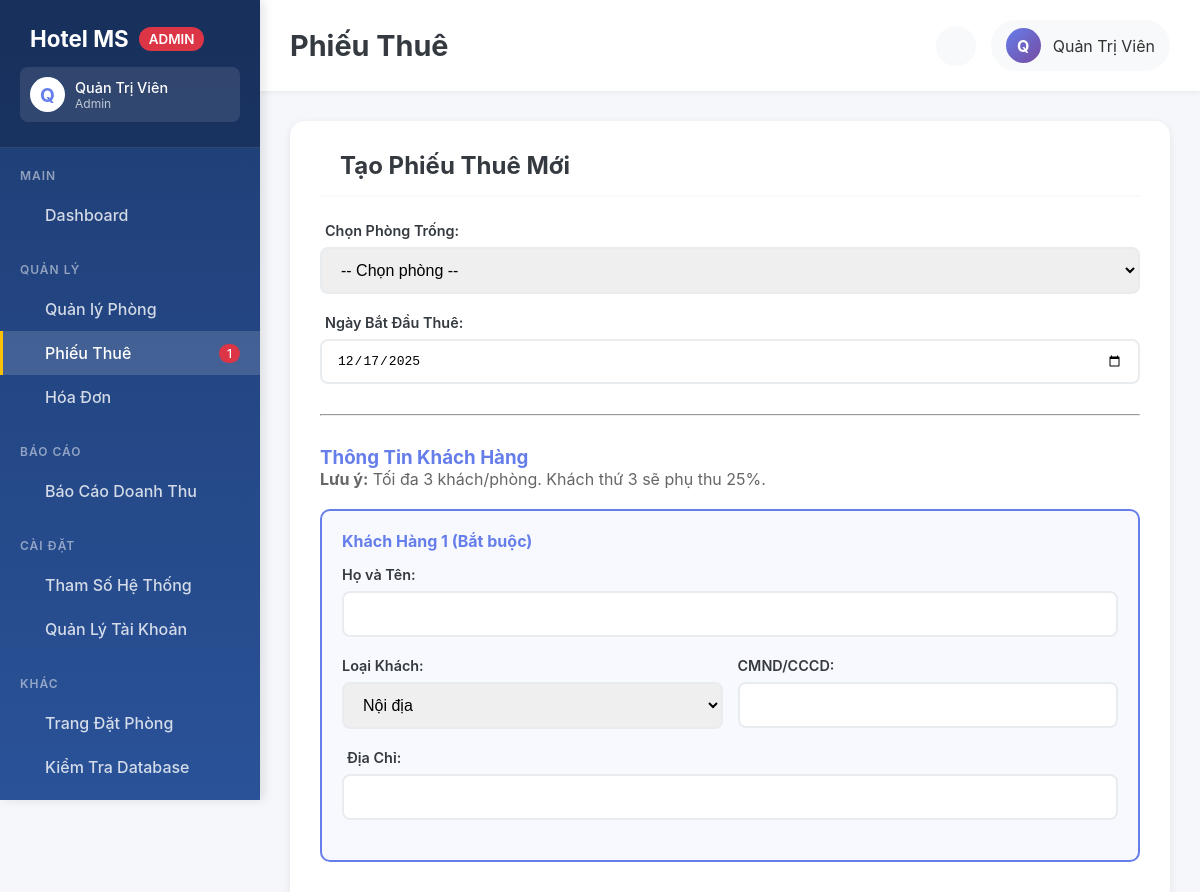
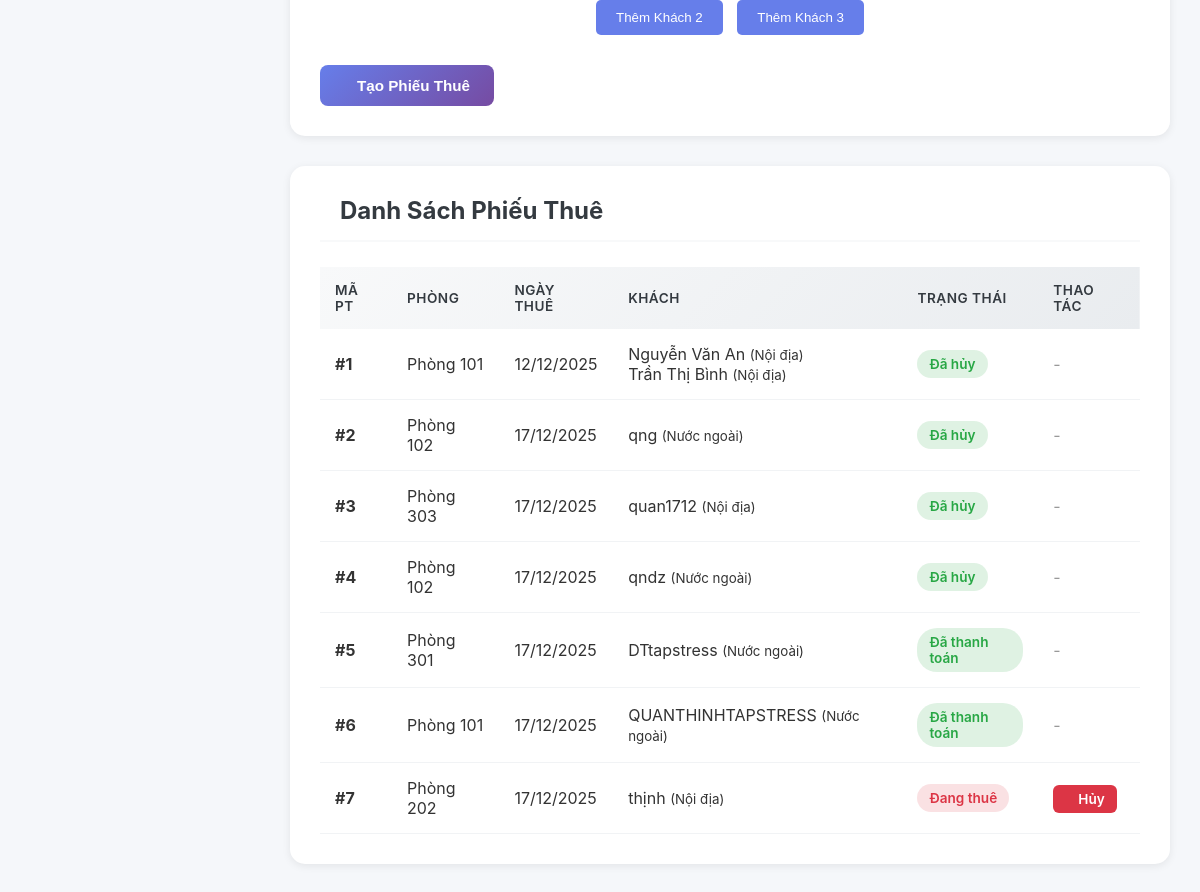
The app's page /admin/phieu-thue.php (signed in) with its own data (2 pictures, top to bottom).
### tables this page shows
CREATE TABLE THAMSO (
TenThamSo TEXT PRIMARY KEY,
GiaTri REAL NOT NULL,
MoTa TEXT
);

CREATE TABLE PHIEUTHUE (
MaPhieuThue INTEGER PRIMARY KEY AUTOINCREMENT,
MaPhong INTEGER NOT NULL,
MaKhachHangUser INTEGER,
NgayBatDauThue DATE NOT NULL DEFAULT (date('now')),
SoDem INTEGER NOT NULL DEFAULT 1 CHECK(SoDem BETWEEN 1 AND 14),
TinhTrangPhieu TEXT DEFAULT 'Đang thuê' CHECK(TinhTrangPhieu IN ('Đang thuê', 'Đã thanh toán', 'Đã hủy')),
FOREIGN KEY (MaPhong) REFERENCES PHONG(MaPhong) ON DELETE RESTRICT ON UPDATE CASCADE,
FOREIGN KEY (MaKhachHangUser) REFERENCES KHACHHANG_USERS(MaKhachHangUser) ON DELETE SET NULL ON UPDATE CASCADE
);

CREATE TABLE PHONG (
MaPhong INTEGER PRIMARY KEY AUTOINCREMENT,
SoPhong TEXT NOT NULL UNIQUE,
MaLoaiPhong INTEGER NOT NULL,
TinhTrang TEXT DEFAULT 'Trống' CHECK(TinhTrang IN ('Trống', 'Đã thuê')),
GhiChu TEXT,
FOREIGN KEY (MaLoaiPhong) REFERENCES LOAIPHONG(MaLoaiPhong) ON DELETE RESTRICT ON UPDATE CASCADE
);

CREATE TABLE KHACHHANG (
MaKhachHang INTEGER PRIMARY KEY AUTOINCREMENT,
TenKhach TEXT NOT NULL,
LoaiKhach TEXT NOT NULL CHECK(LoaiKhach IN ('Nội địa', 'Nước ngoài')),
CMND TEXT UNIQUE,
DiaChi TEXT
);

### config/database.php (called while the page is built, shortened)
<?php
class Database {
    private $db_file;
    private $conn;
    public function __construct() {
        $this->db_file = __DIR__ . '/../database/hotel.db';
    }
    public function connect() {
        try {
            $db_dir = dirname($this->db_file);
            $this->conn = new PDO('sqlite:' . $this->db_file);
            $this->conn->setAttribute(PDO::ATTR_ERRMODE, PDO::ERRMODE_EXCEPTION);
            $this->conn->setAttribute(PDO::ATTR_DEFAULT_FETCH_MODE, PDO::FETCH_ASSOC);
            $this->conn->exec('PRAGMA foreign_keys = ON');
            $this->conn->exec('PRAGMA journal_mode = WAL');
            $this->conn->exec('PRAGMA synchronous = NORMAL');
        } catch(PDOException $e) {
            die("Connection Error: " . $e->getMessage());
        }
        return $this->conn;
    }
    public function getThamSo($tenThamSo) {
        try {
            $stmt = $this->conn->prepare("SELECT GiaTri FROM THAMSO WHERE TenThamSo = ?");
            $stmt->execute([$tenThamSo]);
            $result = $stmt->fetch();
            return $result ? $result['GiaTri'] : null;
        } catch(PDOException $e) {
            return null;
        }
    }
    public function __destruct() {
        $this->conn = null;
    }
}
?>

### controllers/PhieuThueController.php (called while the page is built, shortened)
<?php
require_once __DIR__ . '/../config/database.php';
class PhieuThueController {
private $db;
public function __construct() {
$this->database = new Database();
$this->db = $this->database->connect();
}
public function getPhieuThue($tinhTrang = null) {
$sql = "SELECT PT.*, P.SoPhong
FROM PHIEUTHUE PT
JOIN PHONG P ON PT.MaPhong = P.MaPhong";
if ($tinhTrang) {
$sql .= " WHERE PT.TinhTrangPhieu = ?";
$stmt = $this->db->prepare($sql);
$stmt->execute([$tinhTrang]);
} else {
$stmt = $this->db->query($sql);
}
return $stmt->fetchAll();
}
public function getChiTietKhach($maPhieuThue) {
$stmt = $this->db->prepare("SELECT K.* FROM KHACHHANG K
JOIN CHITIET_THUE CT ON K.MaKhachHang = CT.MaKhachHang
WHERE CT.MaPhieuThue = ?");
$stmt->execute([$maPhieuThue]);
return $stmt->fetchAll();
}
}
?>

### admin/phieu-thue.php (the view, shortened to what this page needs)
<?php
require_once __DIR__ . '/../controllers/PhieuThueController.php';
require_once __DIR__ . '/../config/database.php';
$phieuThueCtrl = new PhieuThueController();
$database = new Database();
$phieuThues = $phieuThueCtrl->getPhieuThue();
$soKhachToiDa = $database->getThamSo('SO_KHACH_TOI_DA');
?>
<!DOCTYPE html>
<html lang="vi">
<head>
<link rel="stylesheet" href="../assets/css/admin.css">
</head>
<body>
<?php include 'includes/sidebar.php'; ?>
<div class="admin-content">
<?php include 'includes/header.php'; ?>
<main class="main-container">
<div class="content-section">
<div class="section-header">
<h2 class="section-title">
<i class="ph ph-plus-circle"></i> Tạo Phiếu Thuê Mới
</h2>
</div>
<form method="POST" id="formPhieuThue" style="max-width: 900px;">
<div class="form-group">
<label><i class="ph ph-bed"></i> Chọn Phòng Trống:</label>
<select name="maPhong" required class="form-control">
<option value="">-- Chọn phòng --</option>
</select>
</div>
<div class="form-group">
<label><i class="ph ph-calendar"></i> Ngày Bắt Đầu Thuê:</label>
<input type="date" name="ngayBatDau"
value="<?= date('Y-m-d') ?>"
min="<?= date('Y-m-d') ?>"
required class="form-control">
</div>
<hr style="margin: 30px 0;">
<h3 style="color: #667eea;">
<i class="ph ph-users"></i> Thông Tin Khách Hàng
</h3>
<p style="color: #666; margin-bottom: 20px;">
<strong><i class="ph ph-warning"></i> Lưu ý:</strong> Tối đa <?= $soKhachToiDa ?> khách/phòng.
Khách thứ 3 sẽ phụ thu <?= $database->getThamSo('TL_PHU_THU_KHACH_3') * 100 ?>%.
</p>
<div class="khach-section">
<h4><i class="ph ph-user"></i> Khách Hàng 1 (Bắt buộc)</h4>
<div class="form-group">
<label>Họ và Tên:</label>
<input type="text" name="tenKhach1" required class="form-control">
</div>
<div style="display: grid; grid-template-columns: 1fr 1fr; gap: 15px;">
<div class="form-group">
<label>Loại Khách:</label>
<select name="loaiKhach1" required class="form-control">
<option value="Nội địa">Nội địa</option>
</select>
</div>
<div class="form-group">
<label>CMND/CCCD:</label>
<input type="text" name="cmnd1" required class="form-control">
</div>
</div>
<div class="form-group">
<label><i class="ph ph-map-pin"></i> Địa Chỉ:</label>
<input type="text" name="diaChi1" required class="form-control">
</div>
</div>
<div style="text-align: center; margin: 20px 0;">
<button type="button" class="toggle-khach" id="btnKhach2" onclick="toggleKhach(2)">
<i class="ph ph-plus"></i> Thêm Khách 2
</button>
<button type="button" class="toggle-khach hidden" id="btnKhach3" onclick="toggleKhach(3)">
<i class="ph ph-plus"></i> Thêm Khách 3
</button>
</div>
<button type="submit" class="btn btn-primary">
<i class="ph ph-check-circle"></i> Tạo Phiếu Thuê
</button>
</form>
</div>
<div class="content-section">
<div class="section-header">
<h2 class="section-title">
<i class="ph ph-list-bullets"></i> Danh Sách Phiếu Thuê
</h2>
</div>
<table class="data-table">
<thead>
<tr>
<th>Mã PT</th>
<th>Phòng</th>
<th>Ngày Thuê</th>
<th>Khách</th>
<th>Trạng Thái</th>
<th>Thao Tác</th>
</tr>
</thead>
<tbody>
<?php foreach ($phieuThues as $pt):
$khachs = $phieuThueCtrl->getChiTietKhach($pt['MaPhieuThue']);
?>
<tr>
<td><strong>#<?= $pt['MaPhieuThue'] ?></strong></td>
<td>Phòng <?= htmlspecialchars($pt['SoPhong']) ?></td>
<td><?= date('d/m/Y', strtotime($pt['NgayBatDauThue'])) ?></td>
<td>
<?php foreach ($khachs as $k): ?>
<div><i class="ph ph-user"></i> <?= htmlspecialchars($k['TenKhach']) ?>
<small>(<?= htmlspecialchars($k['LoaiKhach']) ?>)</small>
</div>
<?php endforeach; ?>
</td>
<td>
<span class="status-badge <?= $pt['TinhTrangPhieu'] === 'Đang thuê' ? 'occupied' : 'available' ?>">
<?= htmlspecialchars($pt['TinhTrangPhieu']) ?>
</span>
</td>
<td>
<?php if ($pt['TinhTrangPhieu'] === 'Đang thuê'): ?>
<a href="?action=cancel&id=<?= $pt['MaPhieuThue'] ?>"
class="btn btn-sm btn-danger"
onclick="return confirm('Xác nhận hủy phiếu thuê?')">
<i class="ph ph-x-circle"></i> Hủy
</a>
<?php else: ?>
<span style="color: #999;">-</span>
<?php endif; ?>
</td>
</tr>
<?php endforeach; ?>
</tbody>
</table>
</div>
</main>
</div>
</body>
</html>

### assets/css/admin.css (style rules this page uses)
:root { --primary: #667eea; --primary-dark: #5568d3; --secondary: #764ba2; --success: #28a745; --danger: #dc3545; --warning: #ffc107; --info: #17a2b8; --light: #f8f9fa; --dark: #343a40; --sidebar-width: 260px; }
* { margin: 0; padding: 0; box-sizing: border-box; }
body { font-family: 'Inter', 'Segoe UI', system-ui, -apple-system, sans-serif; background: #f5f7fa; color: #333; overflow-x: hidden; }
.admin-content { margin-left: var(--sidebar-width); min-height: 100vh; background: #f5f7fa; }
.main-container { padding: 30px; }
.content-section { background: white; padding: 30px; border-radius: 15px; box-shadow: 0 2px 8px rgba(0,0,0,0.08); margin-bottom: 30px; }
.section-header { display: flex; align-items: center; justify-content: space-between; margin-bottom: 25px; padding-bottom: 15px; border-bottom: 2px solid var(--light); }
.section-title { font-size: 1.5em; font-weight: 700; color: var(--dark); display: flex; align-items: center; gap: 10px; }
.btn { padding: 12px 24px; border: none; border-radius: 8px; font-weight: 600; cursor: pointer; transition: 0.3s; display: inline-flex; align-items: center; gap: 8px; text-decoration: none; font-size: 0.95em; }
.btn-primary { background: linear-gradient(135deg, var(--primary), var(--secondary)); color: white; }
.btn-danger { background: var(--danger); color: white; }
.data-table { width: 100%; border-collapse: collapse; background: white; }
.data-table thead { background: linear-gradient(135deg, #f8f9fa, #e9ecef); }
.data-table th { padding: 15px; text-align: left; font-weight: 600; color: var(--dark); text-transform: uppercase; font-size: 0.85em; letter-spacing: 0.5px; }
.data-table td { padding: 15px; border-bottom: 1px solid #f1f3f5; }
.data-table tbody tr { transition: 0.3s; }
.btn-sm { padding: 6px 12px; font-size: 0.85em; border-radius: 6px; }
.status-badge { padding: 6px 12px; border-radius: 20px; font-size: 0.85em; font-weight: 600; display: inline-block; }
.status-badge.available { background: rgba(40,167,69,0.15); color: var(--success); }
.status-badge.occupied { background: rgba(220,53,69,0.15); color: var(--danger); }
.form-group { margin-bottom: 20px; }
.form-group label { display: block; margin-bottom: 8px; font-weight: 600; color: var(--dark); font-size: 0.9em; }
.form-control { width: 100%; padding: 12px 15px; border: 2px solid #e9ecef; border-radius: 8px; font-size: 1em; transition: 0.3s; }

### admin/phieu-thue.php (style rules this page uses)
.khach-section { border: 2px solid #667eea; padding: 20px; margin: 20px 0; border-radius: 10px; background: #f8f9ff; }
.khach-section h4 { color: #667eea; margin-bottom: 15px; }
.toggle-khach { background: #667eea; color: white; border: none; padding: 10px 20px; border-radius: 5px; cursor: pointer; margin: 10px 5px; }

### records on screen
thamso: GiaTri "3"
thamso: GiaTri "25"
phieuthue: MaPhieuThue "1", MaPhong.SoPhong "101", NgayBatDauThue "12/12/2025", TinhTrangPhieu "Đã hủy"
khachhang: TenKhach "Nguyễn Văn An", LoaiKhach "Nội địa"
khachhang: TenKhach "Trần Thị Bình", LoaiKhach "Nội địa"
phieuthue: MaPhieuThue "2", MaPhong.SoPhong "102", NgayBatDauThue "17/12/2025", TinhTrangPhieu "Đã hủy"
khachhang: TenKhach "qng", LoaiKhach "Nước ngoài"
phieuthue: MaPhieuThue "3", MaPhong.SoPhong "303", NgayBatDauThue "17/12/2025", TinhTrangPhieu "Đã hủy"
khachhang: TenKhach "quan1712", LoaiKhach "Nội địa"
phieuthue: MaPhieuThue "4", MaPhong.SoPhong "102", NgayBatDauThue "17/12/2025", TinhTrangPhieu "Đã hủy"
khachhang: TenKhach "qndz", LoaiKhach "Nước ngoài"
phieuthue: MaPhieuThue "5", MaPhong.SoPhong "301", NgayBatDauThue "17/12/2025", TinhTrangPhieu "Đã thanh toán"
khachhang: TenKhach "DTtapstress", LoaiKhach "Nước ngoài"
phieuthue: MaPhieuThue "6", MaPhong.SoPhong "101", NgayBatDauThue "17/12/2025", TinhTrangPhieu "Đã thanh toán"
khachhang: TenKhach "QUANTHINHTAPSTRESS", LoaiKhach "Nước ngoài"
phieuthue: MaPhieuThue "7", MaPhong.SoPhong "202", NgayBatDauThue "17/12/2025", TinhTrangPhieu "Đang thuê"
khachhang: TenKhach "thịnh", LoaiKhach "Nội địa"

### other values on screen
substr($_SESSION['fullname'] ?? 'A', 0, 1) "Q"
$_SESSION['fullname'] "Quản Trị Viên"
$_SESSION['role'] "Admin"
$phongDaThue "1"
$page_title "Phiếu Thuê"
